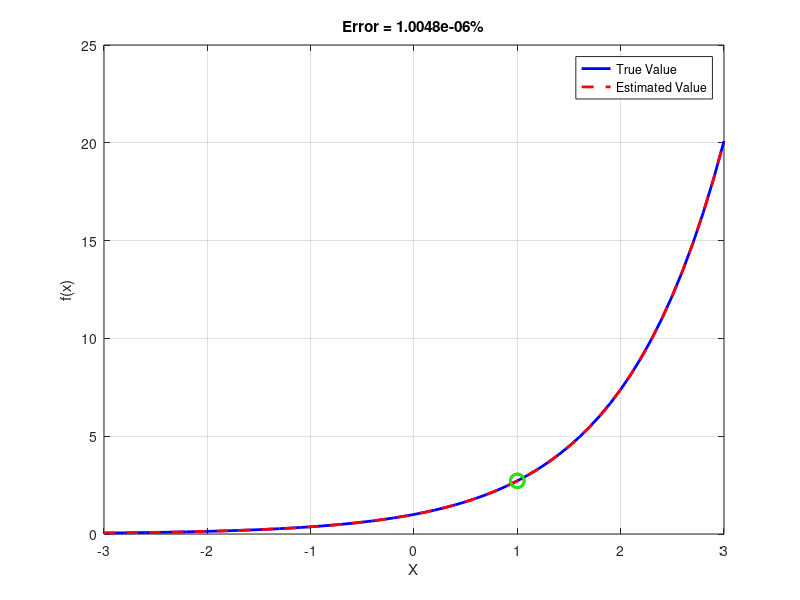

Write the MATLAB code that produced this figure.
%% Clear Data
clc;
clear;
close all;

%% Generate Data
x =  -3:0.1:3;
y =  exp(x);

figure
plot(x,y,'b-','LineWidth',2)
xlabel('X')
ylabel('f(x)')
grid on
hold on

%% Taylor sERIES eXPENSION
N=10;
ev=0;
xx=1;
yh = y*0;

for n=0:N
    ev = ev+xx^n/factorial(n);
    yh = yh + (x.^n)./factorial(n);
end

tv = exp(xx);
err = (tv-ev)/tv*100;

plot(x,yh,'r--','LineWidth',2);
plot(xx,tv,'or','MarkerSize',10,'LineWidth',2)
plot(xx,ev,'og','MarkerSize',10,'LineWidth',2)
title(['Error = ',num2str(err),'%'])

legend('True Value','Estimated Value')